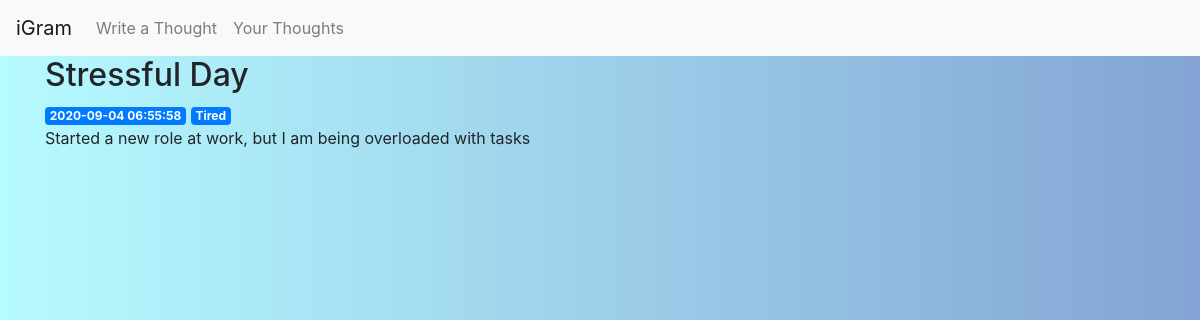
/2, run on the app's committed database.
### tables this page shows
CREATE TABLE posts (
    id INTEGER PRIMARY KEY AUTOINCREMENT,
    created TIMESTAMP NOT NULL DEFAULT CURRENT_TIMESTAMP,
    title TEXT NOT NULL,
    category TEXT NOT NULL,
    content TEXT NOT NULL
    
);

### app.py (the view)
@app.route('/<int:post_id>')
def post(post_id):
    post = get_post(post_id)
    return render_template('post.html', post=post)

### app.py (called while the page is built)
def get_db_connection():
    conn = sqlite3.connect('database.db')
    conn.row_factory = sqlite3.Row
    return conn

def get_post(post_id):
    conn = get_db_connection()
    post = conn.execute('SELECT * FROM posts WHERE id = ?',
                        (post_id,)).fetchone()
    conn.close()
    if post is None:
        abort(404)
    return post

### templates/post.html
{% extends 'base.html' %}
{% block content %}
<body>
    <h2>{% block title %} {{ post['title'] }} {% endblock %}</h2>
    <span class="badge badge-primary">{{ post['created'] }}</span>
    <span class="badge badge-primary">{{ post['category'] }}</span>
    <p>{{ post['content'] }}</p>
    </body>
{% endblock %}

### static/login.css (style rules this page uses)
body { background: #83a4d4; background: -webkit-linear-gradient(to right, #b6fbff, #83a4d4); background: linear-gradient(to right, #b6fbff, #83a4d4); }

### data on the page
posts: title "Stressful Day", created "2020-09-04 06:55:58", category "Tired", content "Started a new role at work, but I am being overloaded with tasks"
